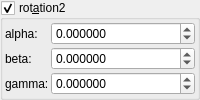
    <widget class="MyGroupBox" name="groupCheck_transf_rotation2_enabled_false">
     <property name="title">
      <string>rot&amp;ation2</string>
     </property>
     <property name="checkable">
      <bool>true</bool>
     </property>
     <layout class="QVBoxLayout" name="verticalLayout_9" stretch="0">
      <property name="spacing">
       <number>2</number>
      </property>
      <property name="leftMargin">
       <number>2</number>
      </property>
      <property name="topMargin">
       <number>2</number>
      </property>
      <property name="rightMargin">
       <number>2</number>
      </property>
      <property name="bottomMargin">
       <number>2</number>
      </property>
      <item>
       <layout class="QGridLayout" name="gridLayout_25" columnstretch="0,1">
        <property name="spacing">
         <number>2</number>
        </property>
        <item row="2" column="0">
         <widget class="QLabel" name="label_56">
          <property name="text">
           <string notr="true">beta:</string>
          </property>
         </widget>
        </item>
        <item row="2" column="1">
         <widget class="MyDoubleSpinBox" name="spinboxd3_transf_rotation2_y">
          <property name="sizePolicy">
           <sizepolicy hsizetype="Minimum" vsizetype="Maximum">
            <horstretch>0</horstretch>
            <verstretch>0</verstretch>
           </sizepolicy>
          </property>
          <property name="prefix">
           <string/>
          </property>
          <property name="suffix">
           <string/>
          </property>
          <property name="decimals">
           <number>6</number>
          </property>
          <property name="minimum">
           <double>-36000.000000000000000</double>
          </property>
          <property name="maximum">
           <double>36000.000000000000000</double>
          </property>
          <property name="singleStep">
           <double>1.000000000000000</double>
          </property>
         </widget>
        </item>
        <item row="1" column="1">
         <widget class="MyDoubleSpinBox" name="spinboxd3_transf_rotation2_x">
          <property name="sizePolicy">
           <sizepolicy hsizetype="Minimum" vsizetype="Maximum">
            <horstretch>0</horstretch>
            <verstretch>0</verstretch>
           </sizepolicy>
          </property>
          <property name="prefix">
           <string/>
          </property>
          <property name="suffix">
           <string/>
          </property>
          <property name="decimals">
           <number>6</number>
          </property>
          <property name="minimum">
           <double>-36000.000000000000000</double>
          </property>
          <property name="maximum">
           <double>36000.000000000000000</double>
          </property>
          <property name="singleStep">
           <double>1.000000000000000</double>
          </property>
         </widget>
        </item>
        <item row="1" column="0">
         <widget class="QLabel" name="label_44">
          <property name="text">
           <string notr="true">alpha:</string>
          </property>
         </widget>
        </item>
        <item row="3" column="1" rowspan="2">
         <widget class="MyDoubleSpinBox" name="spinboxd3_transf_rotation2_z">
          <property name="sizePolicy">
           <sizepolicy hsizetype="Minimum" vsizetype="Maximum">
            <horstretch>0</horstretch>
            <verstretch>0</verstretch>
           </sizepolicy>
          </property>
          <property name="prefix">
           <string/>
          </property>
          <property name="suffix">
           <string/>
          </property>
          <property name="decimals">
           <number>6</number>
          </property>
          <property name="minimum">
           <double>-36000.000000000000000</double>
          </property>
          <property name="maximum">
           <double>36000.000000000000000</double>
          </property>
          <property name="singleStep">
           <double>1.000000000000000</double>
          </property>
         </widget>
        </item>
        <item row="3" column="0" rowspan="2">
         <widget class="QLabel" name="label_57">
          <property name="text">
           <string notr="true">gamma:</string>
          </property>
         </widget>
        </item>
       </layout>
      </item>
     </layout>
    </widget>
